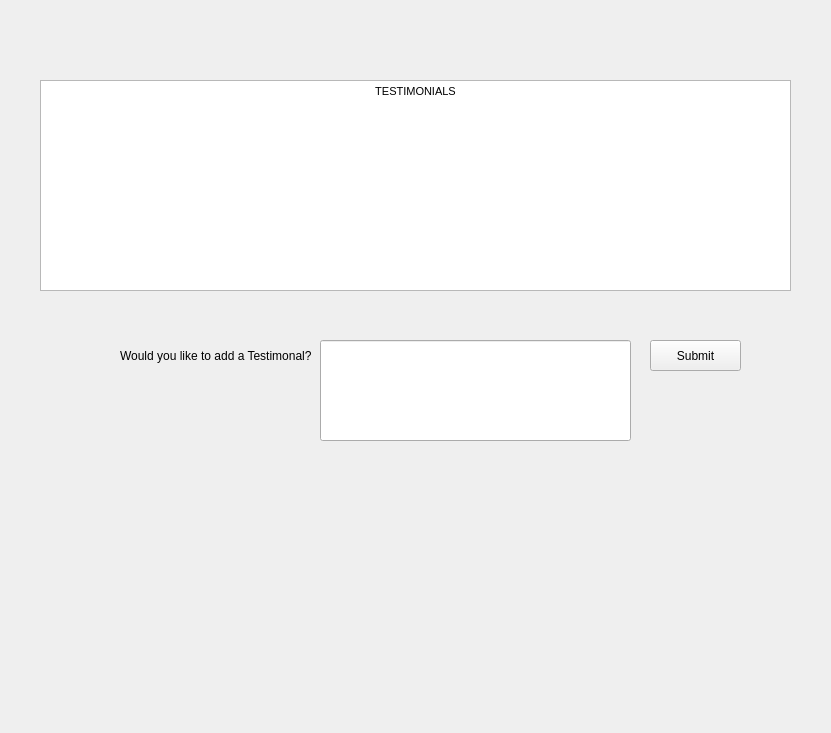
    <widget class="QWidget" name="toolBoxPage2">
     <property name="geometry">
      <rect>
       <x>0</x>
       <y>0</y>
       <width>831</width>
       <height>733</height>
      </rect>
     </property>
     <attribute name="label">
      <string/>
     </attribute>
     <widget class="QLineEdit" name="lineEdit">
      <property name="geometry">
       <rect>
        <x>320</x>
        <y>340</y>
        <width>311</width>
        <height>101</height>
       </rect>
      </property>
     </widget>
     <widget class="QPushButton" name="pushButton_3">
      <property name="geometry">
       <rect>
        <x>650</x>
        <y>340</y>
        <width>91</width>
        <height>31</height>
       </rect>
      </property>
      <property name="text">
       <string>Submit</string>
      </property>
     </widget>
     <widget class="QTextEdit" name="textEdit_6">
      <property name="geometry">
       <rect>
        <x>40</x>
        <y>80</y>
        <width>751</width>
        <height>211</height>
       </rect>
      </property>
      <property name="readOnly">
       <bool>true</bool>
      </property>
      <property name="html">
       <string>&lt;!DOCTYPE HTML PUBLIC &quot;-//W3C//DTD HTML 4.0//EN&quot; &quot;http://www.w3.org/TR/REC-html40/strict.dtd&quot;&gt;
&lt;html&gt;&lt;head&gt;&lt;meta name=&quot;qrichtext&quot; content=&quot;1&quot; /&gt;&lt;style type=&quot;text/css&quot;&gt;
p, li { white-space: pre-wrap; }
&lt;/style&gt;&lt;/head&gt;&lt;body style=&quot; font-family:'MS Shell Dlg 2'; font-size:8.25pt; font-weight:400; font-style:normal;&quot;&gt;
&lt;p align=&quot;center&quot; style=&quot; margin-top:0px; margin-bottom:0px; margin-left:0px; margin-right:0px; -qt-block-indent:0; text-indent:0px;&quot;&gt;&lt;span style=&quot; font-size:7.875pt;&quot;&gt;TESTIMONIALS&lt;/span&gt;&lt;/p&gt;&lt;/body&gt;&lt;/html&gt;</string>
      </property>
     </widget>
     <widget class="QLabel" name="label_2">
      <property name="geometry">
       <rect>
        <x>120</x>
        <y>340</y>
        <width>191</width>
        <height>31</height>
       </rect>
      </property>
      <property name="text">
       <string>Would you like to add a Testimonal?</string>
      </property>
     </widget>
    </widget>
